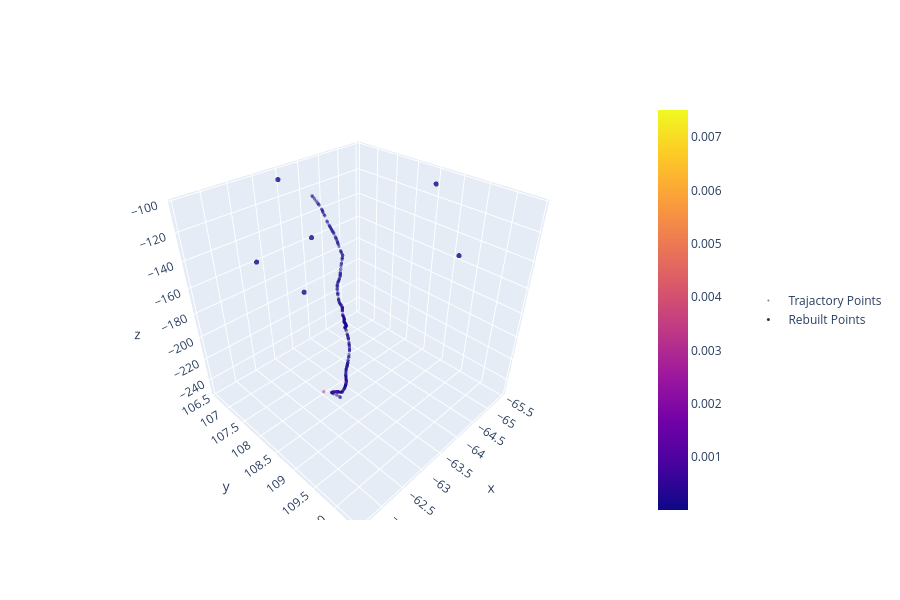

The code cell stored with this chart in its notebook:
### Code cell
from matplotlib import legend


st = go.Scatter3d(
    x=df_traj["x"],
    y=df_traj["y"],
    z=df_traj["z"],
    mode="markers",
    marker=dict(
        size=2,
        color=df_traj["eDep"],
        colorscale="Rainbow",
        opacity=0.5,
        coloraxis="coloraxis",
    ),
    name="Trajactory Points",
)
sr = go.Scatter3d(
    x=df_rebuilt["x"],
    y=df_rebuilt["y"],
    z=df_rebuilt["z"],
    mode="markers",
    marker=dict(
        size=3,
        color=df_traj["eDep"],
        colorscale="Rainbow",
        opacity=0.8,
        coloraxis="coloraxis",
    ),
    name="Rebuilt Points",
)
fig = go.Figure()
fig.update_layout(width=900, height=600, legend=dict(x=1.2, y=0.5))
fig.add_traces([st, sr])
fig.show()

### Figure 1 — Plotly figure (JSON) as saved in the notebook; plotly's stock layout.template omitted (floating-point values rounded to 4 significant figures; data arrays with more than 128 entries replaced by an {"elided": "..."} marker saying what was removed)
{"data": [{"marker": {"color": {"elided": "198 float values"}, "coloraxis": "coloraxis", "colorscale": [[0, "rgb(150,0,90)"], [0.125, "rgb(0,0,200)"], [0.25, "rgb(0,25,255)"], [0.375, "rgb(0,152,255)"], [0.5, "rgb(44,255,150)"], [0.625, "rgb(151,255,0)"], [0.75, "rgb(255,234,0)"], [0.875, "rgb(255,111,0)"], [1, "rgb(255,0,0)"]], "opacity": 0.5, "size": 2}, "mode": "markers", "name": "Trajactory Points", "type": "scatter3d", "x": {"elided": "198 float values"}, "y": {"elided": "198 float values"}, "z": {"elided": "198 float values"}}, {"marker": {"color": {"elided": "198 float values"}, "coloraxis": "coloraxis", "colorscale": [[0, "rgb(150,0,90)"], [0.125, "rgb(0,0,200)"], [0.25, "rgb(0,25,255)"], [0.375, "rgb(0,152,255)"], [0.5, "rgb(44,255,150)"], [0.625, "rgb(151,255,0)"], [0.75, "rgb(255,234,0)"], [0.875, "rgb(255,111,0)"], [1, "rgb(255,0,0)"]], "opacity": 0.8, "size": 3}, "mode": "markers", "name": "Rebuilt Points", "type": "scatter3d", "x": [-63.44, -63.44, -65.45, -62.54, -61.57, -61.57], "y": [110.4, 106.6, 108.5, 108.5, 108.5, 109.5], "z": [-105.7, -105.9, -109.4, -109.7, -110.2, -111.2]}], "layout": {"height": 600, "legend": {"x": 1.2, "y": 0.5}, "width": 900}}
